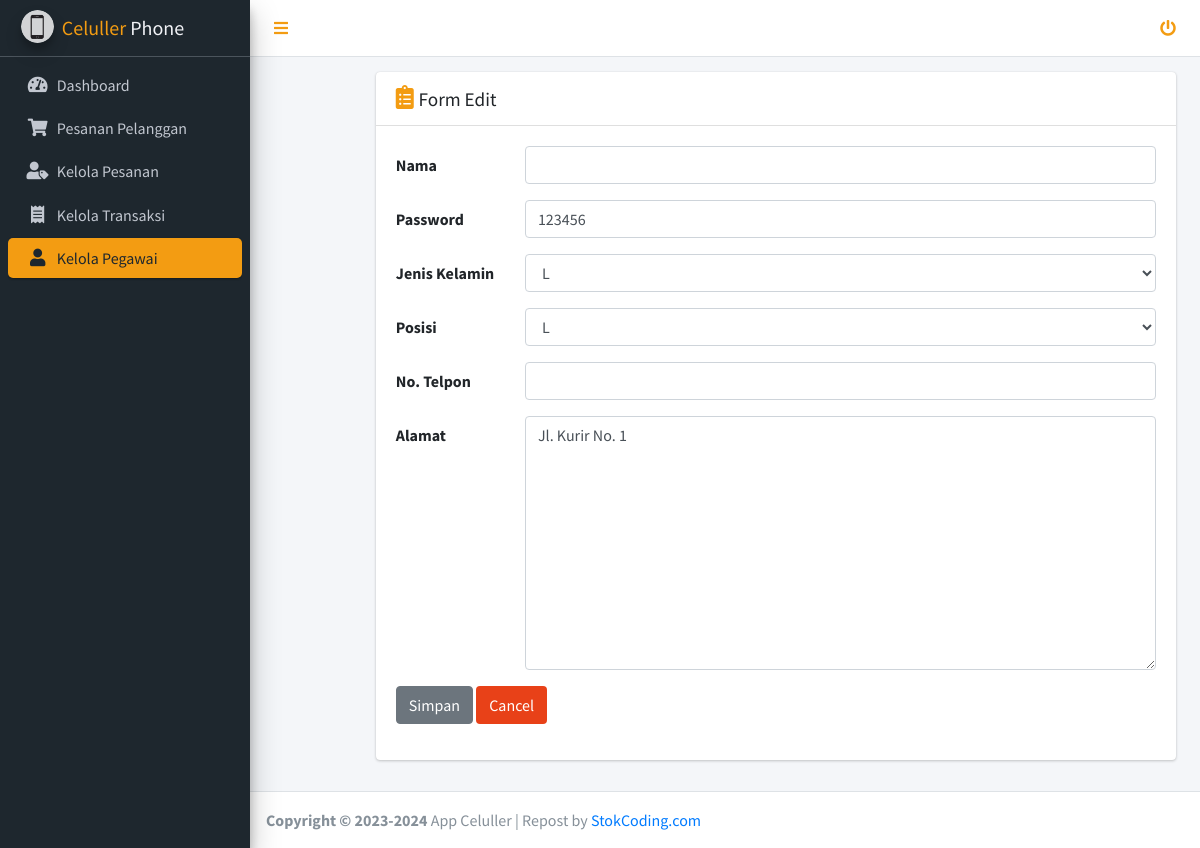
The page /pegawai/index.php?page=ubah_pegawai&id_user=3 (signed in) on the database its author committed.
### tables this page shows
CREATE TABLE `user` (
  `id_user` int NOT NULL AUTO_INCREMENT,
  `nama_depan` varchar(100) NOT NULL COMMENT 'Nama depan pengguna',
  `nama_belakang` varchar(100) DEFAULT NULL COMMENT 'Nama belakang pengguna',
  `email` varchar(150) NOT NULL COMMENT 'Email untuk login',
  `password` varchar(255) NOT NULL COMMENT 'Password terenkripsi',
  `telepon` varchar(15) DEFAULT NULL COMMENT 'Nomor telepon',
  `alamat` text COMMENT 'Alamat default pengguna',
  `jk` enum('L','P') DEFAULT NULL COMMENT 'Jenis kelamin: L=Laki-laki, P=Perempuan',
  `role` enum('Admin','Agen','Kurir','Pembeli') NOT NULL DEFAULT 'Pembeli' COMMENT 'Role pengguna',
  `id_agen` int DEFAULT NULL COMMENT 'ID agen untuk admin (relasi admin-agen)',
  `created_at` datetime DEFAULT CURRENT_TIMESTAMP COMMENT 'Tanggal registrasi',
  `updated_at` datetime DEFAULT CURRENT_TIMESTAMP ON UPDATE CURRENT_TIMESTAMP,
  PRIMARY KEY (`id_user`),
  UNIQUE KEY `email` (`email`),
  CONSTRAINT `fk_user_agen` FOREIGN KEY (`id_agen`) REFERENCES `user` (`id_user`) ON DELETE SET NULL
);

### pegawai/kelola_pegawai/ubah.php (the view, shortened to what this page needs)
<?php
    $id = $_GET['id_user'];
    $query = mysqli_query($koneksi, "SELECT * FROM user where id_user ='$id'");
    $data  = mysqli_fetch_assoc($query);
?>
<div class="container-fluid">
    <div class="card" style="width: 50rem; margin-left:12%;">
        <h4 class="card-header"><i class="fas fa-clipboard-list" style="color: #f39c12;"></i> <small>Form Edit</small> </h4>
        <div class="card-body">
            <form action="" method="post">
                <div class="form-group row">
                    <label for="inputEmail3" class="col-sm-2 col-form-label">Nama</label>
                    <div class="col-sm-10">
                    <input type="text" class="form-control" name="nama" value="<?= $data['nama']; ?>">
                    </div>
                </div>
                <div class="form-group row">
                    <label for="inputPassword3" class="col-sm-2 col-form-label">Password</label>
                    <div class="col-sm-10">
                    <input type="text" class="form-control" name="password" value="<?= $data['password']; ?>">
                    </div>
                </div>
                <div class="form-group row">
                    <label for="inputPassword3" class="col-sm-2 col-form-label">Jenis Kelamin</label>
                    <div class="col-sm-10">
                    <select name="jk" class="form-control">
                        <option value="<?= $data['jk']; ?>"><?= $data['jk']; ?></option>
                    </select>
                    </div>
                </div>
                <div class="form-group row">
                    <label for="inputPassword3" class="col-sm-2 col-form-label">Posisi</label>
                    <div class="col-sm-10">
                    <select name="role" class="form-control">
                        <option value="<?= $data['jk']; ?>"><?= $data['jk']; ?></option>
                    </select>
                    </div>
                </div>
                <div class="form-group row">
                    <label for="inputPassword3" class="col-sm-2 col-form-label">No. Telpon</label>
                    <div class="col-sm-10">
                    <input type="number" class="form-control" name="no_telp" value="<?= $data['no_telp']; ?>">
                    </div>
                </div>
                <div class="form-group row">
                    <label for="inputPassword3" class="col-sm-2 col-form-label">Alamat</label>
                    <div class="col-sm-10">
                    <textarea name="alamat" cols="30" rows="10" class="form-control"><?= $data['alamat']; ?></textarea>
                    </div>
                </div>
                <div class="form-group row">
                    <div class="col-sm-10">
                    <button type="submit" class="btn btn-secondary" name="simpan">Simpan</button>
                    <a href="index.php?page=pegawai" class="btn" style="background-color:#e84118; color:white;">Cancel</a>
                    </div>
                </div>
            </form>
        </div>
    </div>
</div>

### rows shown on the page
user: password "123456", jk "L", role "L", alamat "Jl. Kurir No. 1"
